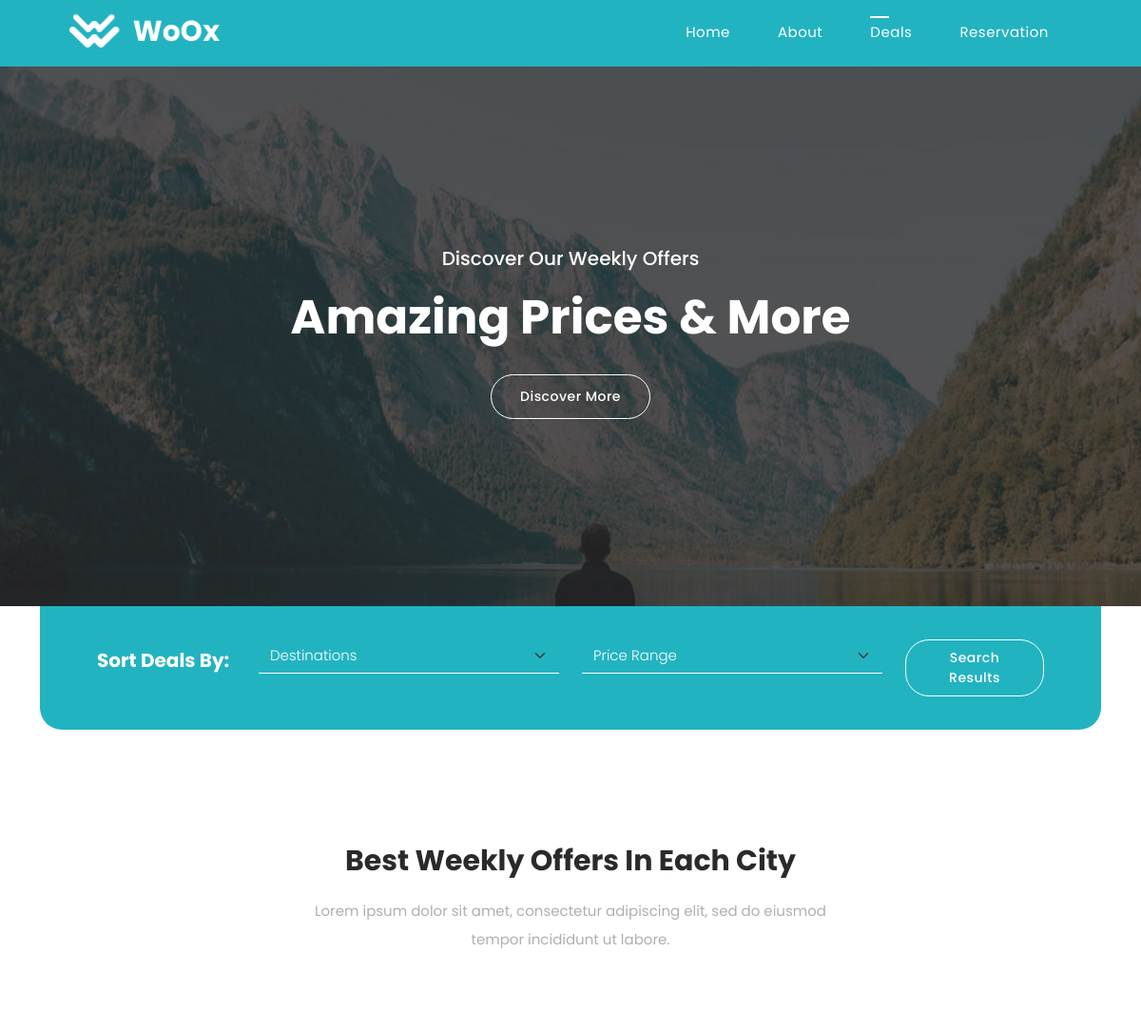
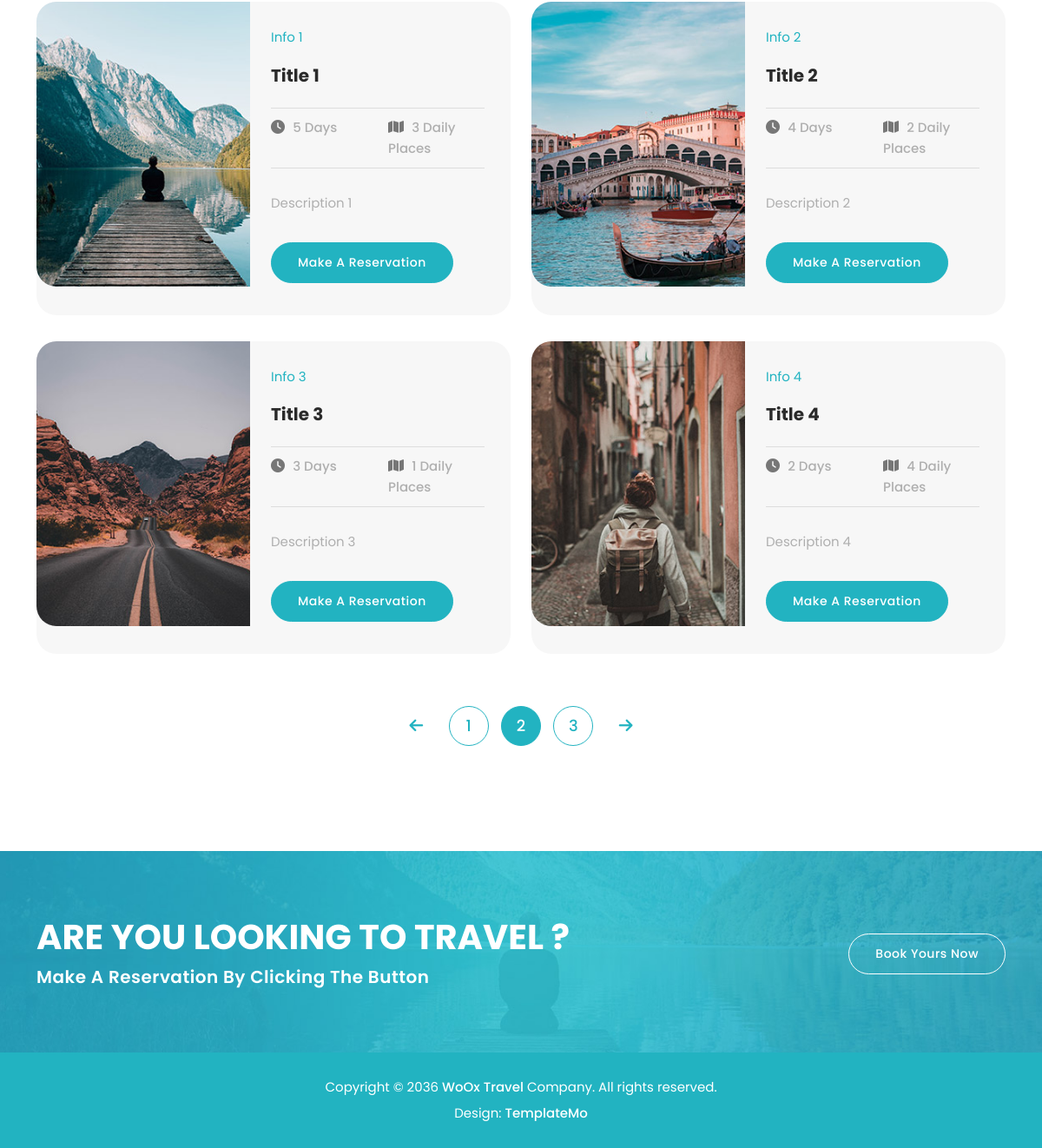
/projekt/travel/deals.php, run on the app's committed database (2 pictures, top to bottom).
### tables this page shows
CREATE TABLE `Offers` (
  `id` int(6) UNSIGNED NOT NULL,
  `title` varchar(255) NOT NULL,
  `info` varchar(255) NOT NULL,
  `days` int(3) NOT NULL,
  `daily_places` int(3) NOT NULL,
  `description` text DEFAULT NULL,
  `image_path` varchar(255) NOT NULL
);

### projekt/travel/partials/deals.php (the view, shortened to what this page needs)
<?php
include 'inc/database.php';
$sql = "SELECT title, info, days, daily_places, description, image_path FROM Offers";
$result = $conn->query($sql);
while ($row = $result->fetch_assoc()) {
    $imagePath = $row['image_path'];
    $offerTitle = $row['title'];
    $offerInfo = $row['info'];
    $days = $row['days'];
    $dailyPlaces = $row['daily_places'];
    $description = $row['description'];
?>
    <div class="col-lg-6 col-sm-6">
        <div class="item">
            <div class="row">
                <div class="col-lg-6">
                    <div class="image">
                        <img src="<?php echo $imagePath ?>" alt="">
                    </div>
                </div>
                <div class="col-lg-6 align-self-center">
                    <div class="content">
                        <span class="info"><?php echo $offerInfo ?></span>
                        <h4><?php echo $offerTitle ?></h4>
                        <div class="row">
                            <div class="col-6">
                                <i class="fa fa-clock"></i>
                                <span class="list"><?php echo $days ?> Days</span>
                            </div>
                            <div class="col-6">
                                <i class="fa fa-map"></i>
                                <span class="list"><?php echo $dailyPlaces ?> Daily Places</span>
                            </div>
                        </div>
                        <p><?php echo $description ?></p>
                        <div class="main-button">
                            <a href="reservation.php">Make a Reservation</a>
                        </div>
                    </div>
                </div>
            </div>
        </div>
    </div>
<?php
}
?>

### projekt/travel/partials/load.php (shortened to what this page needs)
<!DOCTYPE html>
<html lang="en">
<head>
    <link href="vendor/bootstrap/css/bootstrap.min.css" rel="stylesheet">
    <link rel="stylesheet" href="assets/css/fontawesome.css">
    <link rel="stylesheet" href="assets/css/templatemo-woox-travel.css">
    <link rel="stylesheet" href="assets/css/owl.css">
    <link rel="stylesheet" href="assets/css/animate.css">
    <link rel="stylesheet" href="https://unpkg.com/swiper@7/swiper-bundle.min.css" />
</head>
<body>

### projekt/travel/partials/header.php (shortened to what this page needs)
<header class="header-area header-sticky">
    <div class="container">
        <div class="row">
            <div class="col-12">
                <nav class="main-nav">
                    <a href="index.html" class="logo">
                        <img src="assets/images/logo.png" alt="">
                    </a>
                    <ul class="nav">
                        <li><a href="index.php" class="<?php if($page =='home'){echo 'active';}?>">Home</a></li>
                        <li><a href="about.php" class="<?php if($page =='about'){echo 'active';}?>">About</a></li>
                        <li><a href="deals.php" class="<?php if($page =='deals'){echo 'active';}?>">Deals</a></li>
                        <li><a href="reservation.php" class="<?php if($page =='reservation'){echo 'active';}?>">Reservation</a></li>
                    </ul>
                </nav>
            </div>
        </div>
    </div>
</header>

### projekt/travel/deals.php (shortened to what this page needs)
<?php include 'partials/load.php'; ?>
<?php $page = 'deals';
include 'partials/header.php'; ?>
<div class="page-heading">
  <div class="container">
    <div class="row">
      <div class="col-lg-12">
        <h4>Discover Our Weekly Offers</h4>
        <h2>Amazing Prices &amp; More</h2>
        <div class="border-button"><a href="about.php">Discover More</a></div>
      </div>
    </div>
  </div>
</div>
<div class="search-form">
  <div class="container">
    <div class="row">
      <div class="col-lg-12">
        <form id="search-form" name="gs" method="submit" role="search" action="#">
          <div class="row">
            <div class="col-lg-2">
              <h4>Sort Deals By:</h4>
            </div>
            <div class="col-lg-4">
              <fieldset>
                <select name="Location" class="form-select" aria-label="Default select example" id="chooseLocation" onChange="this.form.click()">
                  <option selected>Destinations</option>
                </select>
              </fieldset>
            </div>
            <div class="col-lg-4">
              <fieldset>
                <select name="Price" class="form-select" aria-label="Default select example" id="choosePrice" onChange="this.form.click()">
                  <option selected>Price Range</option>
                </select>
              </fieldset>
            </div>
            <div class="col-lg-2">
              <fieldset>
                <button class="border-button">Search Results</button>
              </fieldset>
            </div>
          </div>
        </form>
      </div>
    </div>
  </div>
</div>
<?php include 'partials/container.php'; ?>
<?php include 'partials/footer_alfa.php'; ?>
<?php include 'partials/footer.php'; ?>
</body>
</html>

### projekt/travel/partials/container.php
<div class="amazing-deals">
    <div class="container">
        <div class="row">
            <div class="col-lg-6 offset-lg-3">
                <div class="section-heading text-center">
                    <h2>Best Weekly Offers In Each City</h2>
                    <p>Lorem ipsum dolor sit amet, consectetur adipiscing elit, sed do eiusmod tempor incididunt ut labore.</p>
                </div>
            </div>
                <?php include 'partials/deals.php';?>
            <div class="col-lg-12">
                <ul class="page-numbers">
                    <li><a href="#"><i class="fa fa-arrow-left"></i></a></li>
                    <li><a href="#">1</a></li>
                    <li class="active"><a href="#">2</a></li>
                    <li><a href="#">3</a></li>
                    <li><a href="#"><i class="fa fa-arrow-right"></i></a></li>
                </ul>
            </div>
        </div>
    </div>
</div>

### projekt/travel/partials/footer_alfa.php
<div class="call-to-action">
    <div class="container">
        <div class="row">
            <div class="col-lg-8">
                <h2>Are You Looking To Travel ?</h2>
                <h4>Make A Reservation By Clicking The Button</h4>
            </div>
            <div class="col-lg-4">
                <div class="border-button">
                    <a href="reservation.php">Book Yours Now</a>
                </div>
            </div>
        </div>
    </div>
</div>

### projekt/travel/partials/footer.php
<footer>
    <div class="container">
        <div class="row">
            <div class="col-lg-12">
                <p>Copyright © 2036 <a href="#">WoOx Travel</a> Company. All rights reserved.
                    <br>Design: <a href="https://templatemo.com" target="_blank" title="free CSS templates">TemplateMo</a>
                </p>
            </div>
        </div>
    </div>
</footer>

### data on the page
offers: image_path (picture), info "Info 1", title "Title 1", days "5", daily_places "3", description "Description 1"
offers: image_path (picture), info "Info 2", title "Title 2", days "4", daily_places "2", description "Description 2"
offers: image_path (picture), info "Info 3", title "Title 3", days "3", daily_places "1", description "Description 3"
offers: image_path (picture), info "Info 4", title "Title 4", days "2", daily_places "4", description "Description 4"
